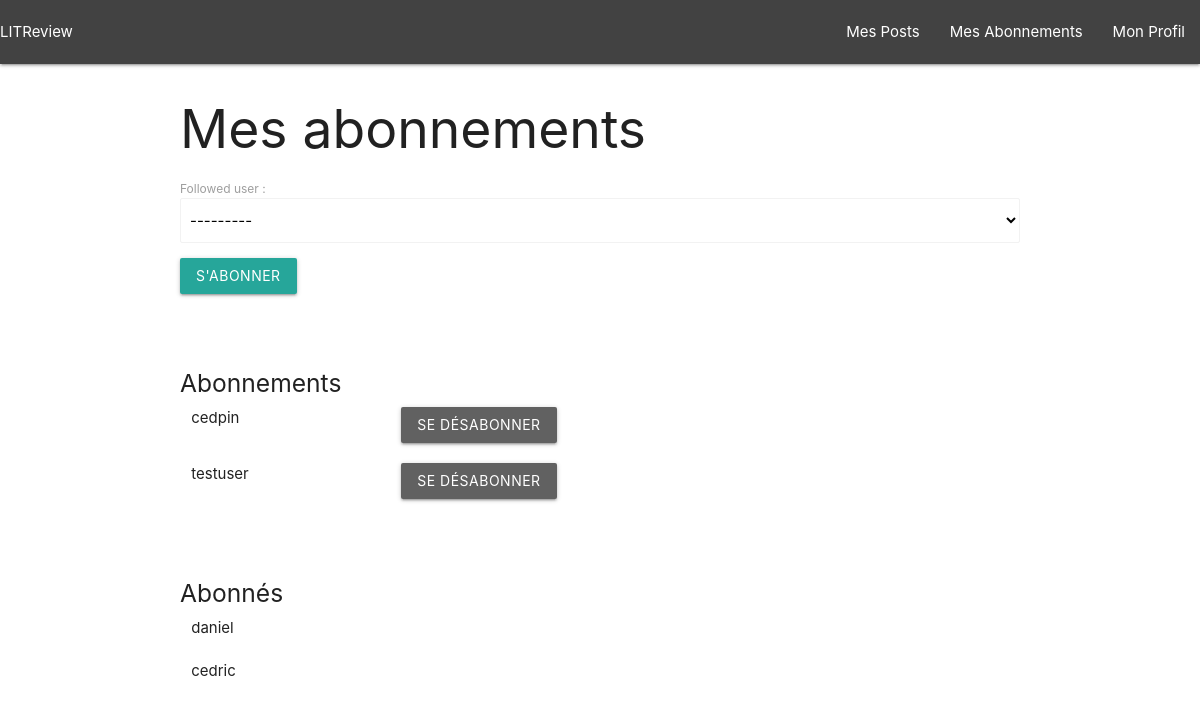
Screenshot of /subscriptions/ (signed in) with the database file from the repository.
### review/models.py (models this page shows)
class UserFollows(models.Model):
    user = models.ForeignKey(
        to=settings.AUTH_USER_MODEL, on_delete=models.CASCADE, related_name="following"
    )
    followed_user = models.ForeignKey(
        to=settings.AUTH_USER_MODEL, on_delete=models.CASCADE, related_name="followed_by"
    )
    class Meta:
        unique_together = (
            "user",
            "followed_user",
        )

### review/views.py (the view, shortened to what this page needs)
# urls.py: path("subscriptions/", review.views.subscriptions, name="subscriptions"),
@login_required
def subscriptions(request):
    error = None
    User = get_user_model()
    uf = UserFollows.objects.all()
    followed_users = uf.filter(user=request.user.id)
    users = uf.filter(followed_user=request.user.id)
    form = FollowUserForm(user=request.user)
    return render(
        request,
        "review/subscriptions.html",
        context={"users": users, "f_users": followed_users, "form": form, "error": error},
    )

### review/forms.py
class FollowUserForm(forms.ModelForm):
    def __init__(self, user, *args, **kwargs):
        super(FollowUserForm, self).__init__(*args, **kwargs)
        choices = User.objects.exclude(id__in=[user.id])
        users = forms.ModelChoiceField(required=True, queryset=choices)
        self.fields['followed_user'] = users
    class Meta:
        model = UserFollows
        fields = "__all__"
        exclude = ("user",)

### review/templates/review/subscriptions.html (shortened to what this page needs)
{% extends 'base.html' %}
{% block content %}
<div class="container">
    <h2>Mes abonnements</h2>
    <form action="{% url 'subscriptions' %}" method="post">
        {{ form.as_p }}
        <input type="submit" value="S'abonner" class="btn">
    </form>
    <br><br>
    <h5>Abonnements</h5>
    {% for u in f_users %}
    <div class="row">
        <div class="col s3">{{ u.followed_user }}</div>
        <div class="col s9"><a href="{% url 'subscription-cancel' u.id %}" class="grey darken-2 btn">Se désabonner</a>
        </div>
    </div>
    {% endfor %}
    <br><br>
    <h5>Abonnés</h5>
    {% for u in users %}
    <div class="row">
        <div class="col s12">{{ u.user }}</div>
    </div>
    {% endfor %}
</div>
{% endblock content %}

### review/static/review/style.css (style rules this page uses)
select { display: block; }

### rows the page displays
UserFollows: followed_user "cedpin"
UserFollows: followed_user "testuser"
UserFollows: user "daniel"
UserFollows: user "cedric"
